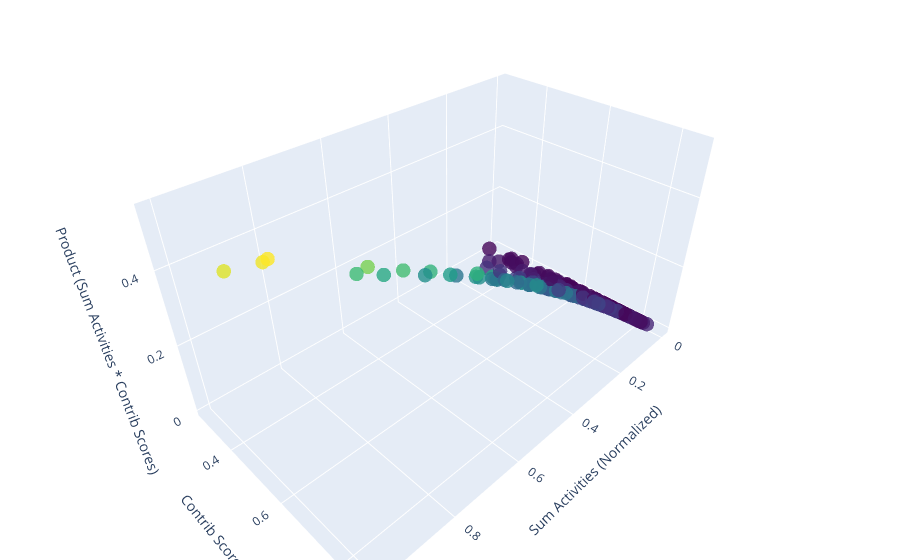

Notebook code for this chart:
### Code cell
import plotly.graph_objs as go
import numpy as np

# Assuming filter_contrib_normed and A are already defined
filter_contrib_normed = contributions_normalized
contrib_arr = filter_contrib_normed.unsqueeze(dim=0).detach().numpy()
sum_A = A.abs().sum(axis=1).detach().numpy()
sum_A_normalized = sum_A / sum_A.max()
contrib = contrib_arr[0]

# Compute the product of sum_A_normalized and contrib
product = sum_A_normalized * contrib

print(sum_A.shape, contrib.shape)

# Create the 3D scatter plot
trace = go.Scatter3d(
    x=sum_A_normalized,
    y=contrib,
    z=product,
    mode='markers',
    marker=dict(
        size=5,
        color=product,  
        colorscale='Viridis',  
        opacity=0.8
    )
)

data = [trace]

layout = go.Layout(
    margin=dict(l=0, r=0, b=0, t=0),
    scene=dict(
        xaxis_title='Sum Activities (Normalized)',
        yaxis_title='Contrib Scores',
        zaxis_title='Product (Sum Activities * Contrib Scores)'
    )
)

fig = go.Figure(data=data, layout=layout)

fig.show()

### Figure 1 — Plotly figure (JSON) as saved in the notebook; plotly's stock layout.template omitted (floating-point values rounded to 4 significant figures; data arrays with more than 128 entries replaced by an {"elided": "..."} marker saying what was removed)
{"data": [{"marker": {"color": {"elided": "288 float values"}, "colorscale": [[0, "#440154"], [0.1111, "#482878"], [0.2222, "#3e4989"], [0.3333, "#31688e"], [0.4444, "#26828e"], [0.5556, "#1f9e89"], [0.6667, "#35b779"], [0.7778, "#6ece58"], [0.8889, "#b5de2b"], [1, "#fde725"]], "opacity": 0.8, "size": 5}, "mode": "markers", "type": "scatter3d", "x": {"elided": "288 float values"}, "y": {"elided": "288 float values"}, "z": {"elided": "288 float values"}}], "layout": {"margin": {"b": 0, "l": 0, "r": 0, "t": 0}, "scene": {"xaxis": {"title": {"text": "Sum Activities (Normalized)"}}, "yaxis": {"title": {"text": "Contrib Scores"}}, "zaxis": {"title": {"text": "Product (Sum Activities * Contrib Scores)"}}}}}
